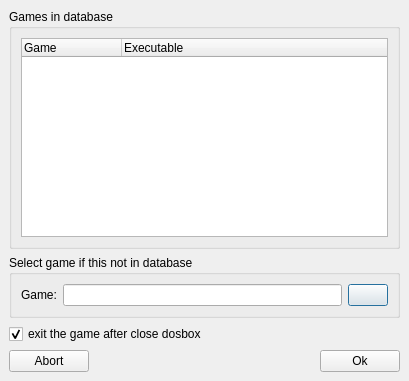
<ui version="4.0" >
 <author>Alexander Saal - alex.saal@gmx.de</author>
 <comment></comment>
 <exportmacro></exportmacro>
 <class>DBoxFE_Game</class>
 <widget class="QDialog" name="DBoxFE_Game" >
  <property name="geometry" >
   <rect>
    <x>0</x>
    <y>0</y>
    <width>409</width>
    <height>381</height>
   </rect>
  </property>
  <property name="windowTitle" >
   <string>Games</string>
  </property>
  <property name="windowIcon" >
   <iconset resource="../res/dboxfe.qrc" >:/pics/images/default.png</iconset>
  </property>
  <layout class="QGridLayout" >
   <property name="margin" >
    <number>9</number>
   </property>
   <property name="spacing" >
    <number>6</number>
   </property>
   <item row="0" column="0" >
    <layout class="QGridLayout" >
     <property name="margin" >
      <number>0</number>
     </property>
     <property name="spacing" >
      <number>6</number>
     </property>
     <item row="2" column="0" >
      <widget class="QCheckBox" name="chkBoxExitDosbox" >
       <property name="text" >
        <string>exit the game after close dosbox</string>
       </property>
       <property name="checked" >
        <bool>true</bool>
       </property>
      </widget>
     </item>
     <item row="0" column="0" >
      <widget class="QGroupBox" name="gBoxGameInDb" >
       <property name="title" >
        <string>Games in database</string>
       </property>
       <layout class="QGridLayout" >
        <property name="margin" >
         <number>9</number>
        </property>
        <property name="spacing" >
         <number>6</number>
        </property>
        <item row="0" column="0" >
         <widget class="QTreeWidget" name="twGame" >
          <column>
           <property name="text" >
            <string>Game</string>
           </property>
          </column>
          <column>
           <property name="text" >
            <string>Executable</string>
           </property>
          </column>
         </widget>
        </item>
       </layout>
      </widget>
     </item>
     <item row="1" column="0" >
      <widget class="QGroupBox" name="gBoxNoGameInDb" >
       <property name="title" >
        <string>Select game if this not in database</string>
       </property>
       <layout class="QGridLayout" >
        <property name="margin" >
         <number>9</number>
        </property>
        <property name="spacing" >
         <number>6</number>
        </property>
        <item row="0" column="0" >
         <layout class="QHBoxLayout" >
          <property name="margin" >
           <number>0</number>
          </property>
          <property name="spacing" >
           <number>6</number>
          </property>
          <item>
           <widget class="QLabel" name="label" >
            <property name="text" >
             <string>Game:</string>
            </property>
           </widget>
          </item>
          <item>
           <widget class="QLineEdit" name="LEGame" />
          </item>
          <item>
           <widget class="QPushButton" name="btnSelectGame" >
            <property name="text" >
             <string/>
            </property>
            <property name="icon" >
             <iconset resource="../res/dboxfe.qrc" >:/pics/images/folder-open_16.png</iconset>
            </property>
           </widget>
          </item>
         </layout>
        </item>
       </layout>
      </widget>
     </item>
     <item row="3" column="0" >
      <layout class="QHBoxLayout" >
       <property name="margin" >
        <number>0</number>
       </property>
       <property name="spacing" >
        <number>6</number>
       </property>
       <item>
        <widget class="QPushButton" name="btnAbort" >
         <property name="text" >
          <string>Abort</string>
         </property>
        </widget>
       </item>
       <item>
        <spacer>
         <property name="orientation" >
          <enum>Qt::Horizontal</enum>
         </property>
         <property name="sizeHint" >
          <size>
           <width>40</width>
           <height>20</height>
          </size>
         </property>
        </spacer>
       </item>
       <item>
        <widget class="QPushButton" name="btnOk" >
         <property name="text" >
          <string>Ok</string>
         </property>
        </widget>
       </item>
      </layout>
     </item>
    </layout>
   </item>
  </layout>
 </widget>
 <pixmapfunction></pixmapfunction>
 <resources>
  <include location="../res/dboxfe.qrc" />
 </resources>
 <connections>
  <connection>
   <sender>btnAbort</sender>
   <signal>clicked()</signal>
   <receiver>DBoxFE_Game</receiver>
   <slot>reject()</slot>
   <hints>
    <hint type="sourcelabel" >
     <x>97</x>
     <y>346</y>
    </hint>
    <hint type="destinationlabel" >
     <x>107</x>
     <y>345</y>
    </hint>
   </hints>
  </connection>
  <connection>
   <sender>btnOk</sender>
   <signal>clicked()</signal>
   <receiver>DBoxFE_Game</receiver>
   <slot>accept()</slot>
   <hints>
    <hint type="sourcelabel" >
     <x>271</x>
     <y>345</y>
    </hint>
    <hint type="destinationlabel" >
     <x>266</x>
     <y>345</y>
    </hint>
   </hints>
  </connection>
  <connection>
   <sender>LEGame</sender>
   <signal>returnPressed()</signal>
   <receiver>DBoxFE_Game</receiver>
   <slot>accept()</slot>
   <hints>
    <hint type="sourcelabel" >
     <x>187</x>
     <y>300</y>
    </hint>
    <hint type="destinationlabel" >
     <x>187</x>
     <y>331</y>
    </hint>
   </hints>
  </connection>
 </connections>
</ui>
